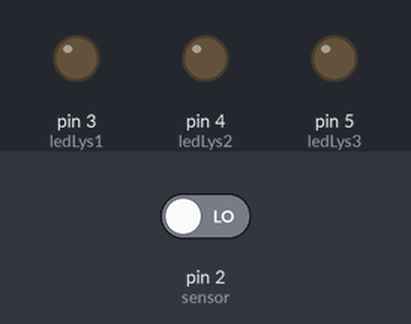
Bench run of a sketch on a simulated Arduino Uno, built with avr-gcc and run on an emulated ATmega328P. On the bench: output pins drawn as LEDs (lit = HIGH). Inputs (shaded band) come from the test bench; at power-on: pin 2 (sensor) LOW.

Above: at 2.8 s.
2.9 s: pin 2 (sensor) driven HIGH
At 4.0 s:
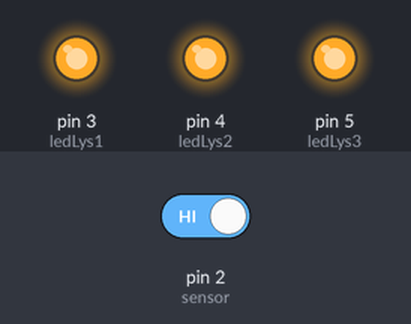
4.5 s: pin 2 (sensor) driven LOW
At 6.3 s:
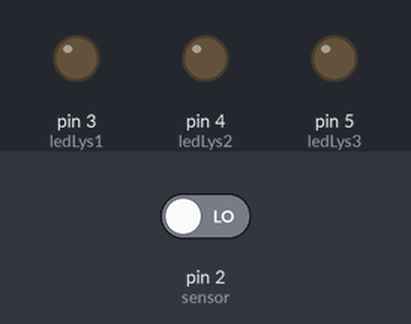
Timing chart, 0 to 7.8 s (numbered marks = the images above; inputs shaded):
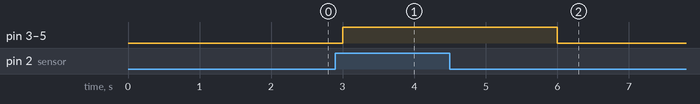

Measured:
- after the input at 2.9 s, pin 3 (ledLys1), pin 4 (ledLys2), pin 5 (ledLys3): LOW → HIGH after 0.10 s
- after the input at 4.5 s, pin 3 (ledLys1), pin 4 (ledLys2), pin 5 (ledLys3): HIGH → LOW after 1.5 s

The sketch:

Kode_til_bevegelsessensor.ino
```cpp
int ledLys1 = 3;               //Pins som LED-lysene er koblet til
int ledLys2 = 4;
int ledLys3 = 5;

int sensor = 2;                 //Pin som PIR-SENSOR er koblet til
int sensorState = 0;            //Variabel som lagrer PIR-SENSORens status

void setup() {
  //Starter LED-lysene som en output
  pinMode(ledLys1, OUTPUT);
  pinMode(ledLys2, OUTPUT);
  pinMode(ledLys3, OUTPUT);

  //Starter PIR-SENSOR som en input
  pinMode(sensor, INPUT);

  //Starter PIR-SENSOR
  Serial.begin(9600);
}

void loop() {
  pirSensor();

  //Setter et delay slik at maskinen ikke sjekker unoedvendig
  delay(1000);
}

void pirSensor() {
  //PIR-SENSOR
  sensorState = digitalRead(sensor);

  //Hvis bevegelse oppdages..
  if (sensorState == HIGH) {

    digitalWrite(ledLys1, HIGH);
    digitalWrite(ledLys2, HIGH);
    digitalWrite(ledLys3, HIGH);

    //Setter et delay slik at LEDene ikke skrurs av med en gang
    delay(2000);

  } else {

    digitalWrite(ledLys1, LOW);
    digitalWrite(ledLys2, LOW);
    digitalWrite(ledLys3, LOW);
  }
}
```
